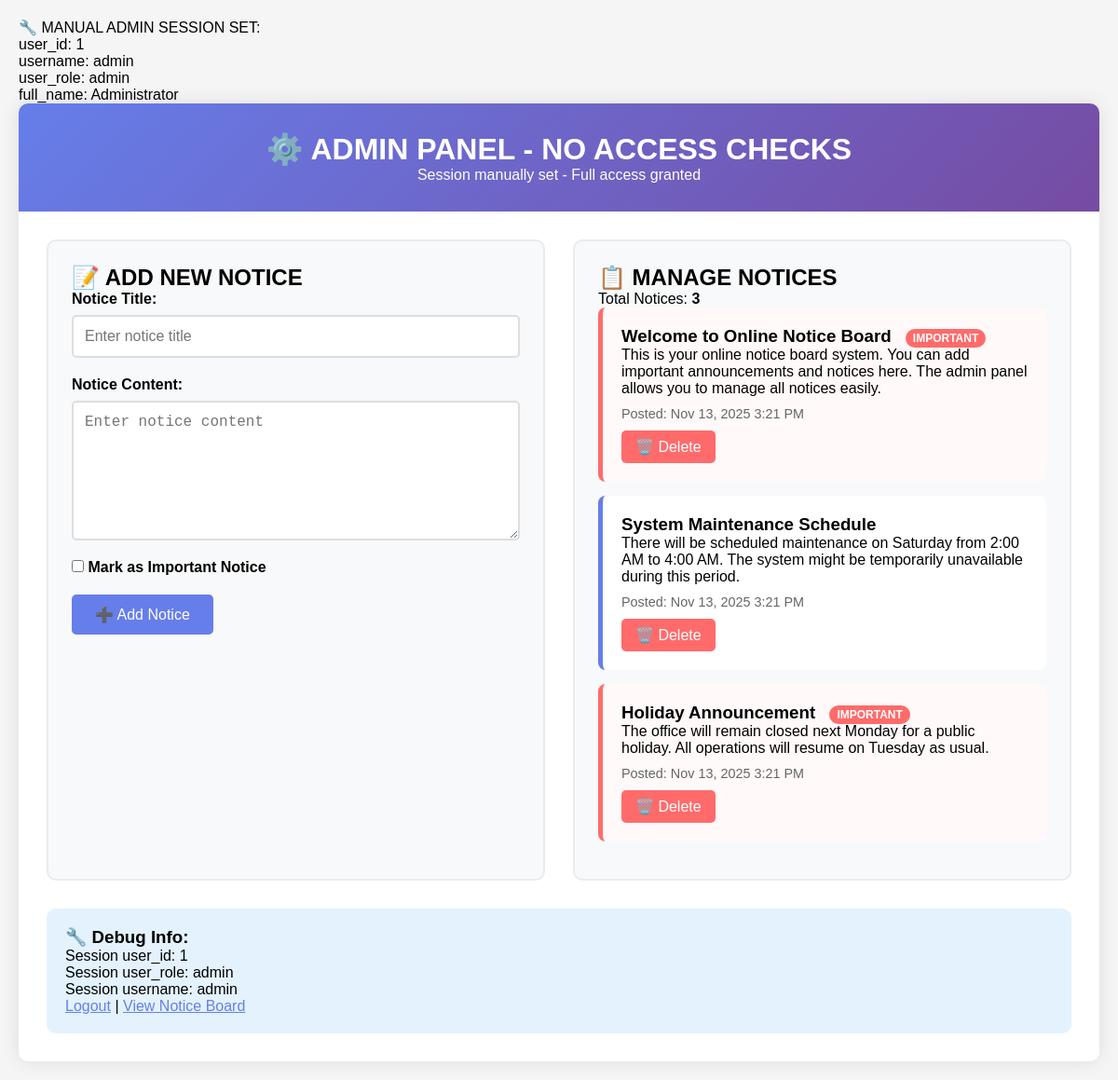
Page /admin_no_check.php on the committed database.
### tables this page shows
CREATE TABLE notices (
    id INT AUTO_INCREMENT PRIMARY KEY,
    title VARCHAR(255) NOT NULL,
    content TEXT NOT NULL,
    created_at TIMESTAMP DEFAULT CURRENT_TIMESTAMP,
    is_important BOOLEAN DEFAULT FALSE
);

### admin_no_check.php (the view, shortened to what this page needs)
<?php
$servername = "localhost";
$username = "root";
$password = "";
$dbname = "notice_board";
$conn = new mysqli($servername, $username, $password, $dbname);
echo "user_id: " . $_SESSION['user_id'] . "<br>";
echo "username: " . $_SESSION['username'] . "<br>";
echo "user_role: " . $_SESSION['user_role'] . "<br>";
echo "full_name: " . $_SESSION['full_name'] . "<br>";
$notices_result = $conn->query("SELECT * FROM notices ORDER BY created_at DESC");
?>
<!DOCTYPE html>
<html lang="en">
<head>
</head>
<body>
    <div class="container">
        <header>
            <h1>⚙️ ADMIN PANEL - NO ACCESS CHECKS</h1>
            <p>Session manually set - Full access granted</p>
        </header>
        <div class="content">
            <div class="admin-panel">
                <div class="form-section">
                    <h2>📝 ADD NEW NOTICE</h2>
                    <form method="POST">
                        <div class="form-group">
                            <label for="title">Notice Title:</label>
                            <input type="text" id="title" name="title" placeholder="Enter notice title" required>
                        </div>
                        <div class="form-group">
                            <label for="content">Notice Content:</label>
                            <textarea id="content" name="content" placeholder="Enter notice content" required></textarea>
                        </div>
                        <div class="form-group">
                            <label>
                                <input type="checkbox" name="is_important" value="1">
                                Mark as Important Notice
                            </label>
                        </div>
                        <button type="submit" name="add_notice" class="btn">➕ Add Notice</button>
                    </form>
                </div>
                <div class="notices-section">
                    <h2>📋 MANAGE NOTICES</h2>
                    <p>Total Notices: <strong><?php echo $notices_result->num_rows; ?></strong></p>
                    <?php if ($notices_result->num_rows > 0): ?>
                        <?php while($notice = $notices_result->fetch_assoc()): ?>
                            <div class="notice-item <?php echo $notice['is_important'] ? 'important' : ''; ?>">
                                <h3><?php echo htmlspecialchars($notice['title']); ?>
                                    <?php if ($notice['is_important']): ?>
                                        <span class="important-badge">IMPORTANT</span>
                                    <?php endif; ?>
                                </h3>
                                <p><?php echo nl2br(htmlspecialchars($notice['content'])); ?></p>
                                <div style="color: #666; font-size: 0.9em; margin-top: 10px;">
                                    Posted: <?php echo date('M j, Y g:i A', strtotime($notice['created_at'])); ?>
                                </div>
                                <a href="?delete=<?php echo $notice['id']; ?>" class="delete-btn"
                                   onclick="return confirm('Delete this notice?')">
                                   🗑️ Delete
                                </a>
                            </div>
                        <?php endwhile; ?>
                    <?php else: ?>
                        <p>No notices found. Add your first notice!</p>
                    <?php endif; ?>
                </div>
            </div>
            <div style="margin-top: 30px; padding: 20px; background: #e3f2fd; border-radius: 10px;">
                <h3>🔧 Debug Info:</h3>
                <p>Session user_id: <?php echo $_SESSION['user_id']; ?></p>
                <p>Session user_role: <?php echo $_SESSION['user_role']; ?></p>
                <p>Session username: <?php echo $_SESSION['username']; ?></p>
                <p><a href="logout.php" style="color: #667eea;">Logout</a> | <a href="index.php" style="color: #667eea;">View Notice Board</a></p>
            </div>
        </div>
    </div>
</body>
</html>

### admin_no_check.php (style rules this page uses)
* { margin: 0; padding: 0; box-sizing: border-box; }
body { font-family: Arial; background: #f5f5f5; padding: 20px; }
.container { max-width: 1200px; margin: 0 auto; background: white; border-radius: 10px; box-shadow: 0 0 20px rgba(0,0,0,0.1); overflow: hidden; }
header { background: linear-gradient(135deg, #667eea, #764ba2); color: white; padding: 30px; text-align: center; }
.content { padding: 30px; }
.admin-panel { display: grid; grid-template-columns: 1fr 1fr; gap: 30px; }
.form-section, .notices-section { background: #f8f9fa; padding: 25px; border-radius: 10px; border: 2px solid #e9ecef; }
.form-group { margin-bottom: 20px; }
label { display: block; margin-bottom: 8px; font-weight: bold; }
input[type="text"], textarea { width: 100%; padding: 12px; border: 2px solid #ddd; border-radius: 5px; font-size: 16px; }
textarea { height: 150px; resize: vertical; }
.btn { background: #667eea; color: white; padding: 12px 25px; border: none; border-radius: 5px; cursor: pointer; font-size: 16px; }
.notice-item { background: white; padding: 20px; margin-bottom: 15px; border-radius: 8px; border-left: 5px solid #667eea; }
.notice-item.important { border-left-color: #ff6b6b; background: #fff9f9; }
.delete-btn { background: #ff6b6b; color: white; padding: 8px 15px; text-decoration: none; border-radius: 5px; display: inline-block; margin-top: 10px; }
.important-badge { background: #ff6b6b; color: white; padding: 3px 8px; border-radius: 12px; font-size: 12px; margin-left: 10px; }

### rows in the picture
notices: title "Welcome to Online Notice Board", is_important "IMPORTANT", content "This is your online notice board system. You can add important announcements and notices here. The admin panel allows you to manage all notices easily.", created_at "Nov 13, 2025 3:21 PM"
notices: title "System Maintenance Schedule", content "There will be scheduled maintenance on Saturday from 2:00 AM to 4:00 AM. The system might be temporarily unavailable during this period.", created_at "Nov 13, 2025 3:21 PM"
notices: title "Holiday Announcement", is_important "IMPORTANT", content "The office will remain closed next Monday for a public holiday. All operations will resume on Tuesday as usual.", created_at "Nov 13, 2025 3:21 PM"

### other values in the picture
$_SESSION['user_id'] "1"
$_SESSION['username'] "admin"
$_SESSION['user_role'] "admin"
$_SESSION['full_name'] "Administrator"
$notices_result->num_rows "3"
